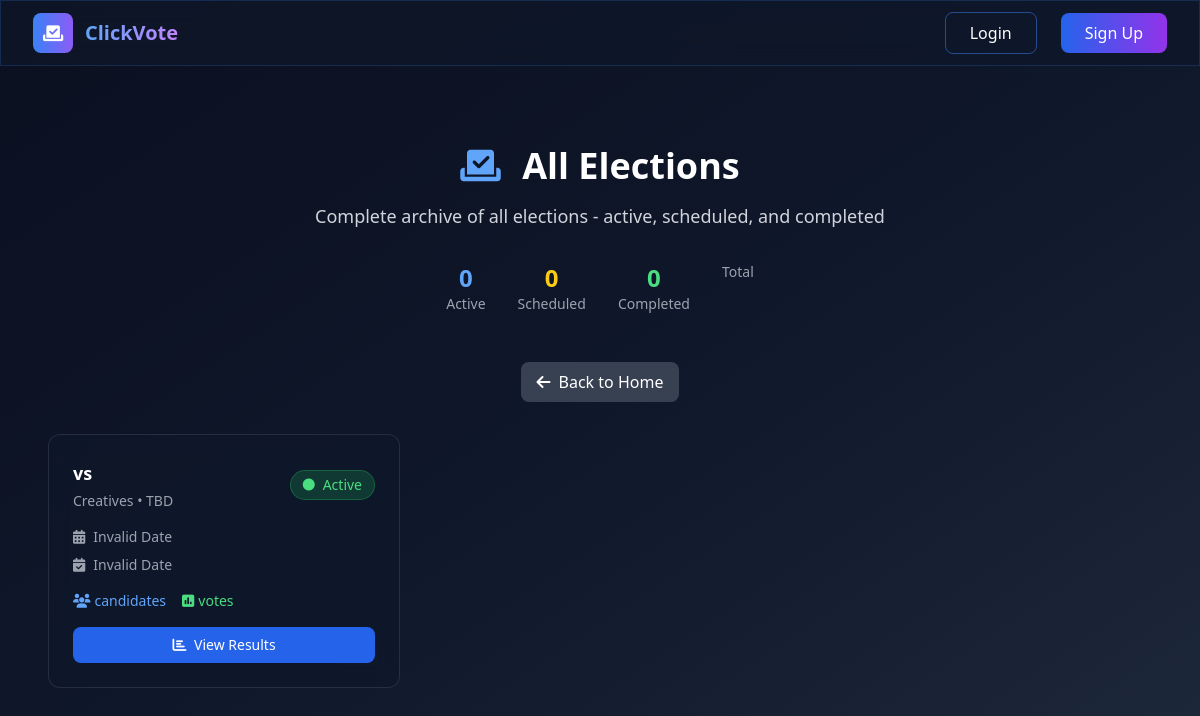
/all_elections, run on the app's committed database.
### tables this page shows
CREATE TABLE elections (
                id INTEGER PRIMARY KEY AUTOINCREMENT,
                title TEXT,
                category TEXT,
                start_time TEXT NOT NULL,
                end_time TEXT NOT NULL,
                created_by INTEGER,
                candidate_limit INTEGER DEFAULT 10,
                status TEXT DEFAULT 'active',
                cancelled_at TEXT,
                cancelled_by INTEGER,
                created_at TIMESTAMP DEFAULT CURRENT_TIMESTAMP,
                FOREIGN KEY (created_by) REFERENCES users (id)
            );

### app.py (the view)
@app.route("/all_elections")
def all_elections():
    elections = query("SELECT * FROM elections WHERE status != 'cancelled' OR status IS NULL ORDER BY start_time DESC")
    return render_template("all_elections.html", elections=elections)

### app.py (called while the page is built)
def get_db():
    conn = sqlite3.connect('voting.db', timeout=30)
    conn.row_factory = sqlite3.Row
    return conn

def exec_sql(sql, args=(), fetch=False, one=False):
    db = get_db()
    cur = db.execute(sql, args)
    if fetch:
        rows = cur.fetchall()
        cur.close()
        return rows[0] if one and rows else rows
    else:
        db.commit()
        last = cur.lastrowid
        cur.close()
        return last

def query(sql, args=(), one=False):
    return exec_sql(sql, args, fetch=True, one=one)

def parse_iso(s):
    try:
        dt = datetime.fromisoformat((s or "").replace("Z", ""))
        if dt.tzinfo is None:
            dt = dt.replace(tzinfo=timezone.utc)
        return dt.astimezone(timezone.utc)
    except Exception:
        pass
        return None

@app.context_processor
def inject_unread_notifications():
    try:
        uid = session.get('user_id')
        if not uid:
            return {}
        row = query('SELECT COUNT(*) AS c FROM notifications WHERE user_id=? AND read=0', (uid,), one=True)
        return {'unread_notifications': row['c'] if row else 0}
    except Exception:
        return {'unread_notifications': 0}

def to_ist(dt):
    try:
        if dt.tzinfo is None:
            dt = dt.replace(tzinfo=timezone.utc)
        return dt.astimezone(IST)
    except Exception:
        pass
        return dt

@app.template_filter("istfmt")
def istfmt(value):
    try:
        dt = parse_iso(value)
        dt = to_ist(dt)
        return dt.strftime("%d %b %Y, %I:%M %p IST")
    except Exception:
        pass
        return value

### templates/all_elections.html (shortened to what this page needs)
{% extends "base.html" %}
{% block content %}
<div class="min-h-screen gradient-bg py-12">
  <div class="container mx-auto px-4 max-w-6xl">
    <div class="text-center mb-12">
      <h1 class="text-4xl font-bold text-white mb-4 animate-fade-in">
        <i class="fas fa-vote-yea text-blue-400 mr-3"></i>
        All Elections
      </h1>
      <p class="text-gray-300 text-lg animate-slide-up">
        Complete archive of all elections - active, scheduled, and completed
      </p>
      <div class="flex justify-center mt-8 space-x-8">
        <div class="text-center">
          <div class="text-2xl font-bold text-blue-400">{{ active_elections|length }}</div>
          <div class="text-gray-400 text-sm">Active</div>
        </div>
        <div class="text-center">
          <div class="text-2xl font-bold text-yellow-400">{{ scheduled_elections|length }}</div>
          <div class="text-gray-400 text-sm">Scheduled</div>
        </div>
        <div class="text-center">
          <div class="text-2xl font-bold text-green-400">{{ completed_elections|length }}</div>
          <div class="text-gray-400 text-sm">Completed</div>
        </div>
        <div class="text-center">
          <div class="text-gray-400 text-sm">Total</div>
        </div>
      </div>
    </div>
    <div class="flex justify-center mb-8">
      <a href="{{ url_for('index') }}"
         class="inline-flex items-center px-4 py-2 bg-gray-700 hover:bg-gray-600 rounded-lg text-white transition-colors">
        <i class="fas fa-arrow-left mr-2"></i>
        Back to Home
      </a>
    </div>
    {% if elections %}
    <div class="grid grid-cols-1 md:grid-cols-2 lg:grid-cols-3 gap-6 animate-slide-up">
      {% for election in elections %}
      <div class="glass-effect rounded-xl p-6 border border-white/10 hover:border-blue-500/30 transition-all duration-300 hover:transform hover:scale-105">
        <div class="flex items-center justify-between mb-4">
          <div>
            <h3 class="text-lg font-semibold text-white mb-1">{{ election.title or election.category }}</h3>
            <p class="text-gray-400 text-sm">{{ election.category }} • {{ election.year or "TBD" }}</p>
          </div>
          <div class="text-right">
            {% if election.status == 'active' %}
            <span class="inline-flex items-center px-3 py-1 bg-green-500/20 rounded-full text-green-400 text-sm font-medium border border-green-500/30">
              <i class="fas fa-circle text-xs mr-2 animate-pulse"></i>
              Active
            </span>
            {% elif election.status == 'scheduled' %}
            <span class="inline-flex items-center px-3 py-1 bg-blue-500/20 rounded-full text-blue-400 text-sm font-medium border border-blue-500/30">
              <i class="fas fa-calendar text-xs mr-2"></i>
              Scheduled
            </span>
            {% elif election.status == 'cancelled' %}
            <span class="inline-flex items-center px-3 py-1 bg-red-500/20 rounded-full text-red-400 text-sm font-medium border border-red-500/30">
              <i class="fas fa-ban text-xs mr-2"></i>
              Cancelled
            </span>
            {% else %}
            <span class="inline-flex items-center px-3 py-1 bg-purple-500/20 rounded-full text-purple-400 text-sm font-medium border border-purple-500/30">
              <i class="fas fa-check-circle text-xs mr-2"></i>
              Completed
            </span>
            {% endif %}
          </div>
        </div>
        <div class="mb-4 text-sm text-gray-400">
          <div class="flex items-center mb-2">
            <i class="fas fa-calendar-alt mr-2"></i>
            <span class="utc-time">{{ election.start_time|istfmt }}</span>
          </div>
          <div class="flex items-center">
            <i class="fas fa-calendar-check mr-2"></i>
            <span class="utc-time">{{ election.end_time|istfmt }}</span>
          </div>
        </div>
        <div class="flex items-center justify-between text-sm mb-4">
          <div class="flex items-center space-x-4">
            <span class="flex items-center text-blue-400">
              <i class="fas fa-users mr-1"></i>
              {{ election.candidate_count }} candidates
            </span>
            <span class="flex items-center text-green-400">
              <i class="fas fa-poll mr-1"></i>
              {{ election.vote_count }} votes
            </span>
          </div>
        </div>
        <div class="flex items-center space-x-2">
          <a href="{{ url_for('results', election_id=election.id) }}" class="flex-1 px-3 py-2 bg-blue-600 hover:bg-blue-700 rounded-lg text-white text-center transition-colors text-sm">
            <i class="fas fa-chart-bar mr-1"></i>
            View Results
          </a>
        </div>
      </div>
      {% endfor %}
    </div>
    {% endif %}
  </div>
</div>
{% endblock %}

### templates/base.html (style rules this page uses)
.glass-effect { backdrop-filter: blur(12px); background: rgba(15, 23, 42, 0.7); border: 1px solid rgba(59, 130, 246, 0.2); }

### data on the page
elections: title "vs", category "Creatives", year "TBD", status "active" (drawn)

### other printed values
{{ active_elections|length }} "0"
{{ scheduled_elections|length }} "0"
{{ completed_elections|length }} "0"
